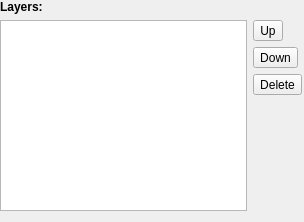
<?xml version="1.0" encoding="UTF-8"?>
<ui version="4.0">
 <class>Form</class>
 <widget class="QWidget" name="Form">
  <property name="geometry">
   <rect>
    <x>0</x>
    <y>0</y>
    <width>304</width>
    <height>222</height>
   </rect>
  </property>
  <property name="windowTitle">
   <string>Form</string>
  </property>
  <widget class="QWidget" name="viewerControls" native="true">
   <property name="geometry">
    <rect>
     <x>0</x>
     <y>0</y>
     <width>302</width>
     <height>221</height>
    </rect>
   </property>
   <property name="sizePolicy">
    <sizepolicy hsizetype="Preferred" vsizetype="MinimumExpanding">
     <horstretch>0</horstretch>
     <verstretch>0</verstretch>
    </sizepolicy>
   </property>
   <layout class="QVBoxLayout" name="verticalLayout_2">
    <item>
     <widget class="QLabel" name="label_2">
      <property name="text">
       <string>&lt;b&gt;Layers:&lt;/b&gt;</string>
      </property>
     </widget>
    </item>
    <item>
     <widget class="QWidget" name="widget_2" native="true">
      <property name="sizePolicy">
       <sizepolicy hsizetype="Minimum" vsizetype="Expanding">
        <horstretch>0</horstretch>
        <verstretch>0</verstretch>
       </sizepolicy>
      </property>
      <layout class="QHBoxLayout" name="horizontalLayout">
       <property name="margin">
        <number>0</number>
       </property>
       <item>
        <widget class="LayerWidget" name="layerWidget">
         <property name="sizePolicy">
          <sizepolicy hsizetype="Preferred" vsizetype="Expanding">
           <horstretch>0</horstretch>
           <verstretch>0</verstretch>
          </sizepolicy>
         </property>
        </widget>
       </item>
       <item>
        <widget class="QWidget" name="widget_3" native="true">
         <layout class="QVBoxLayout" name="verticalLayout">
          <property name="margin">
           <number>0</number>
          </property>
          <item>
           <widget class="QToolButton" name="UpButton">
            <property name="toolTip">
             <string>move layer up</string>
            </property>
            <property name="text">
             <string>Up</string>
            </property>
            <property name="icon">
             <iconset>
              <normaloff>icons/go-up.png</normaloff>icons/go-up.png</iconset>
            </property>
           </widget>
          </item>
          <item>
           <widget class="QToolButton" name="DownButton">
            <property name="toolTip">
             <string>move layer down</string>
            </property>
            <property name="text">
             <string>Down</string>
            </property>
            <property name="icon">
             <iconset>
              <normaloff>icons/go-down.png</normaloff>icons/go-down.png</iconset>
            </property>
           </widget>
          </item>
          <item>
           <widget class="QToolButton" name="DeleteButton">
            <property name="toolTip">
             <string>delete layer</string>
            </property>
            <property name="text">
             <string>Delete</string>
            </property>
            <property name="icon">
             <iconset>
              <normaloff>icons/list-remove.png</normaloff>icons/list-remove.png</iconset>
            </property>
           </widget>
          </item>
          <item>
           <spacer name="verticalSpacer">
            <property name="orientation">
             <enum>Qt::Vertical</enum>
            </property>
            <property name="sizeHint" stdset="0">
             <size>
              <width>20</width>
              <height>40</height>
             </size>
            </property>
           </spacer>
          </item>
         </layout>
        </widget>
       </item>
      </layout>
     </widget>
    </item>
    <item>
     <spacer name="verticalSpacer_2">
      <property name="orientation">
       <enum>Qt::Vertical</enum>
      </property>
      <property name="sizeType">
       <enum>QSizePolicy::Fixed</enum>
      </property>
      <property name="sizeHint" stdset="0">
       <size>
        <width>20</width>
        <height>10</height>
       </size>
      </property>
     </spacer>
    </item>
   </layout>
  </widget>
 </widget>
 <customwidgets>
  <customwidget>
   <class>LayerWidget</class>
   <extends>QListView</extends>
   <header>volumina.widgets.layerwidget</header>
  </customwidget>
 </customwidgets>
 <resources/>
 <connections/>
</ui>
